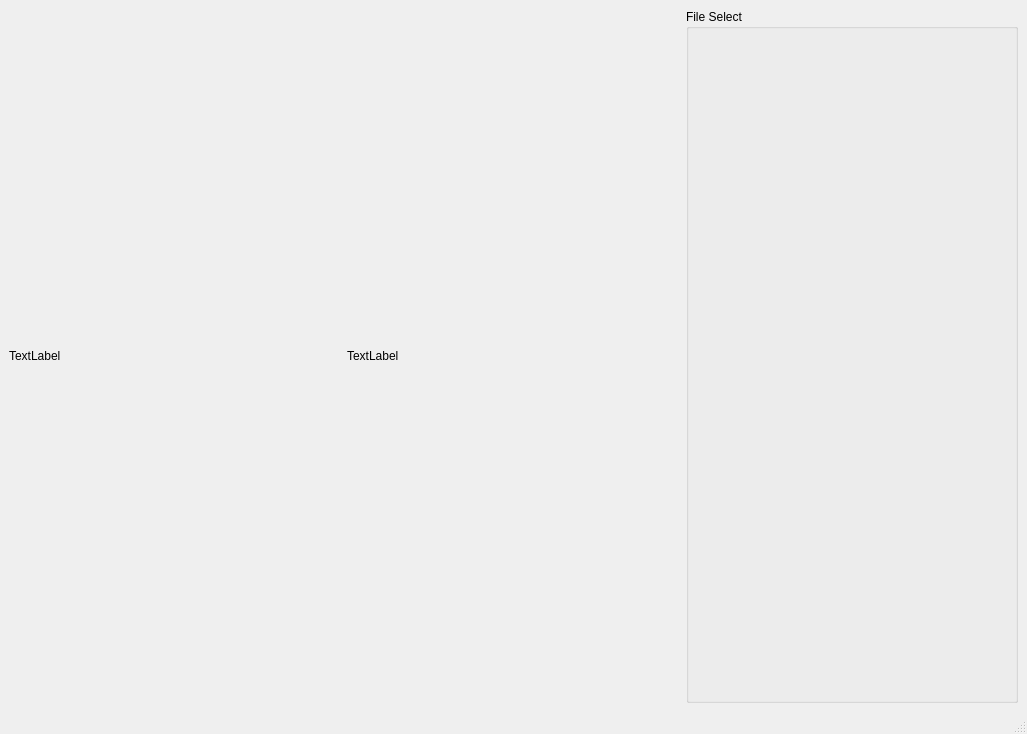
<?xml version="1.0" encoding="UTF-8"?>
<ui version="4.0">
 <class>MainWindow</class>
 <widget class="QMainWindow" name="MainWindow">
  <property name="geometry">
   <rect>
    <x>0</x>
    <y>0</y>
    <width>1027</width>
    <height>734</height>
   </rect>
  </property>
  <property name="windowTitle">
   <string>MainWindow</string>
  </property>
  <widget class="QWidget" name="centralwidget">
   <property name="sizePolicy">
    <sizepolicy hsizetype="Expanding" vsizetype="Expanding">
     <horstretch>0</horstretch>
     <verstretch>0</verstretch>
    </sizepolicy>
   </property>
   <layout class="QGridLayout" name="gridLayout">
    <item row="0" column="1">
     <widget class="QLabel" name="label">
      <property name="text">
       <string>TextLabel</string>
      </property>
     </widget>
    </item>
    <item row="0" column="2">
     <widget class="QGroupBox" name="groupBox">
      <property name="sizePolicy">
       <sizepolicy hsizetype="Minimum" vsizetype="Minimum">
        <horstretch>0</horstretch>
        <verstretch>0</verstretch>
       </sizepolicy>
      </property>
      <property name="minimumSize">
       <size>
        <width>300</width>
        <height>300</height>
       </size>
      </property>
      <property name="title">
       <string>File Select</string>
      </property>
     </widget>
    </item>
    <item row="0" column="0">
     <widget class="QLabel" name="label_2">
      <property name="text">
       <string>TextLabel</string>
      </property>
     </widget>
    </item>
   </layout>
  </widget>
  <widget class="QMenuBar" name="menubar">
   <property name="geometry">
    <rect>
     <x>0</x>
     <y>0</y>
     <width>1027</width>
     <height>25</height>
    </rect>
   </property>
  </widget>
  <widget class="QStatusBar" name="statusbar"/>
 </widget>
 <resources/>
 <connections/>
</ui>
